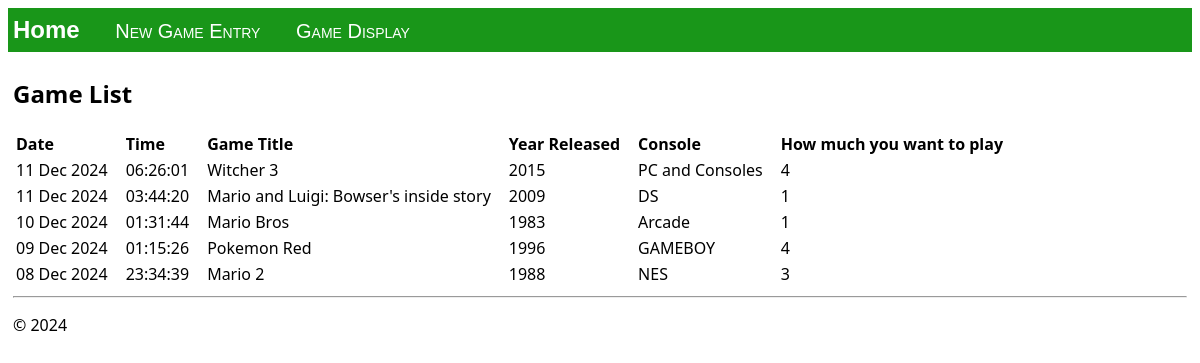
/display/, run on an earlier commit of the app's database.
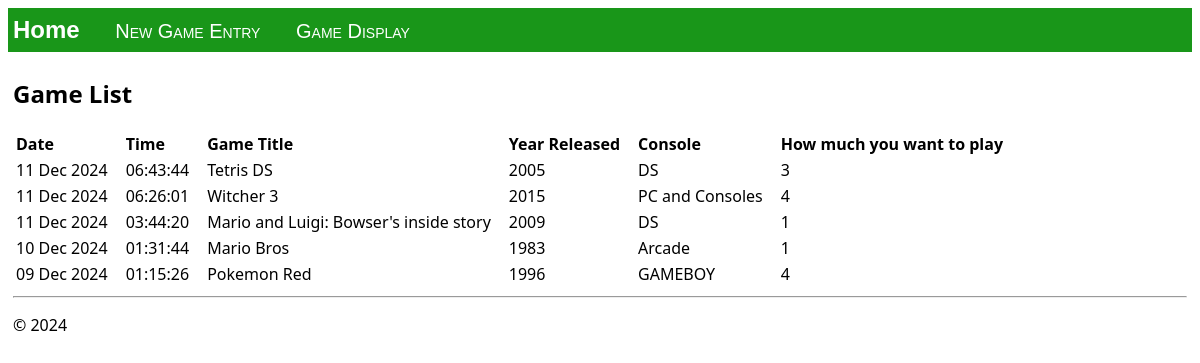
And on a later commit of the database.
### catalog/models.py (models this page shows, shortened)
class GameLog(models.Model):
    game_title = models.CharField(max_length=300)
    year_released = models.IntegerField(default=0)
    console = models.CharField(max_length=100, default='0000000')
    class PlayDegree(models.IntegerChoices):
        NOT_MUCH = 1
        SOME_WHAT = 2
        WANTS_TO = 3
        VERY_MUCH = 4
    want_to_play_degree = models.IntegerField(choices=PlayDegree, default=1)
    log_date = models.DateTimeField("date logged")

### catalog/views.py (the view)
class DisplayListView(ListView):
    model = GameLog
    def get_context_data(self, **kwargs):
        context = super(DisplayListView, self).get_context_data(**kwargs)
        return context

### catalog/templates/catalog/display_log.html (shortened to what this page needs)
{% extends "catalog/layout.html" %}
{% block content %}
    <h2>Game List</h2>
    {% if game_list %}
        <table class="game_list">
            <thead>
            <tr>
                <th>Date</th>
                <th>Time</th>
                <th>Game Title</th>
                <th>Year Released</th>
                <th>Console</th>
                <th>How much you want to play</th>
            </tr>
            </thead>
            <tbody>
            {% for game in game_list %}
                    <tr>
                        <td>{{ game.log_date | date:'d M Y' }}</td>
                        <td>{{ game.log_date | time:'H:i:s' }}</td>
                        <td>
                            {{ game.game_title }}
                        </td>
                        <td>
                            {{ game.year_released }}
                        </td>
                        <td>
                            {{ game.console }}
                        </td>
                        <td>
                            {{ game.want_to_play_degree }}
                        </td>
                    </tr>
            {% endfor %}
            </tbody>
        </table>
    {% else %}
        <p>No games have been logged. Use the <a href="{% url 'new_game' %}">New Game form</a>.</p>
    {% endif %}
{% endblock %}

What changed in the data, as far as the page shows it:
no longer on this page (row unchanged): GameLog: log_date "08 Dec 2024", log_date "23:34:39", game_title "Mario 2", year_released "1988", console "NES", want_to_play_degree "3"
added GameLog: log_date "11 Dec 2024", log_date "06:43:44", game_title "Tetris DS", year_released "2005", console "DS", want_to_play_degree "3"
